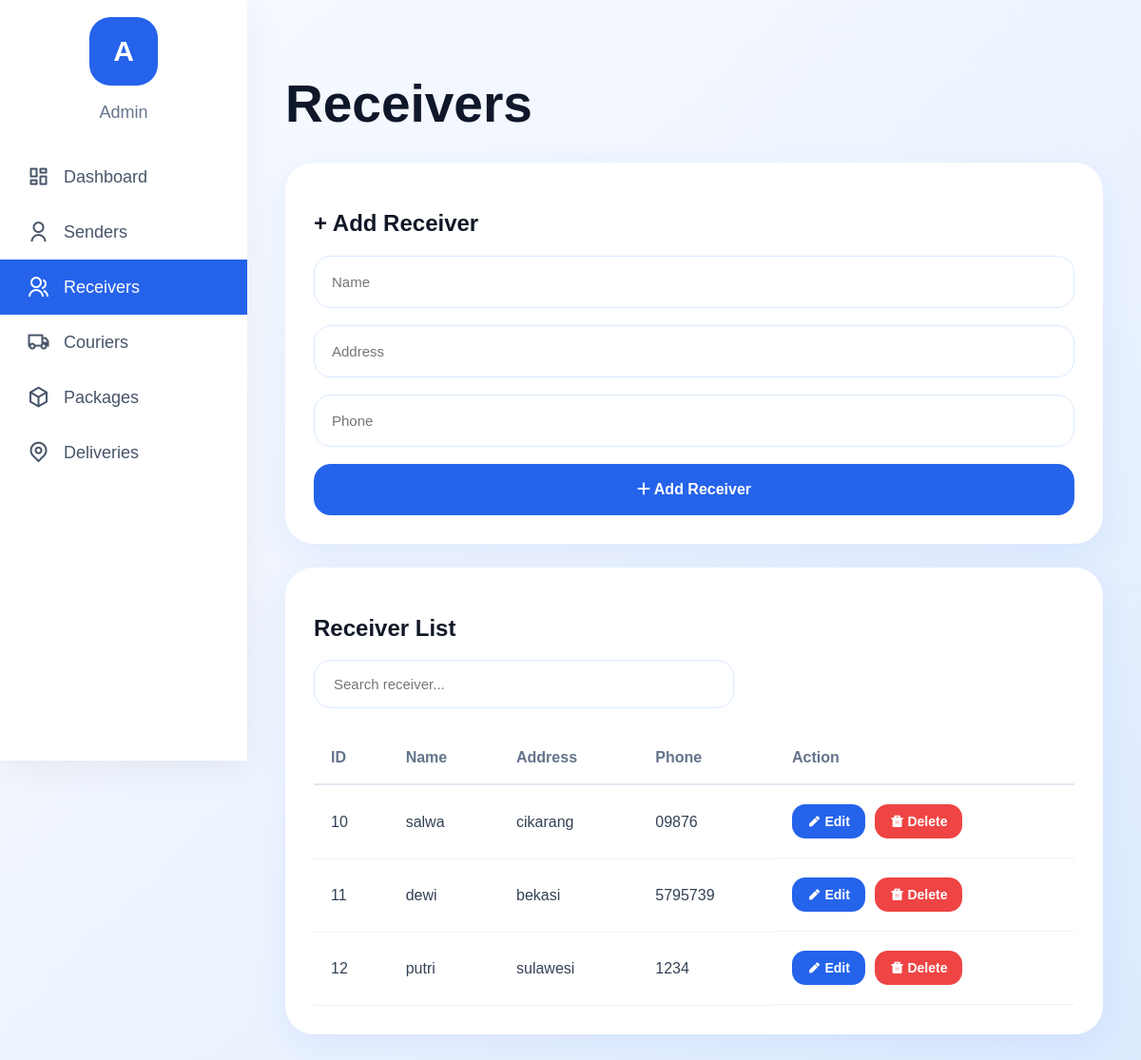
The page /receivers/index.php on the database its author committed.
### tables this page shows
CREATE TABLE `receivers` (
  `receiver_id` int(11) NOT NULL,
  `receiver_name` varchar(100) NOT NULL,
  `receiver_address` text NOT NULL,
  `receiver_phone` varchar(15) NOT NULL
);

### receivers/index.php (the view, shortened to what this page needs)
<!DOCTYPE html>
<html>
<head>
<link rel="stylesheet" href="../css/style.css">
<link rel="stylesheet" href="../css/receivers.css">
<link href="https://cdn.jsdelivr.net/npm/remixicon/fonts/remixicon.css" rel="stylesheet">
<link rel="stylesheet"
href="https://cdnjs.cloudflare.com/ajax/libs/font-awesome/6.5.1/css/all.min.css">
<link rel="stylesheet"
href="/delivery_express/css/style.css">
<link rel="stylesheet"
href="/delivery_express/css/receivers.css">
<link href="https://cdn.jsdelivr.net/npm/remixicon/fonts/remixicon.css"
rel="stylesheet">
</head>
<body>
<div class="container">
    <div class="sidebar">
        <div class="user">
            <div class="avatar">
                A
            </div>
            <p>Admin</p>
        </div>
        <a href="../dashboard.php">
            <i class="ri-dashboard-line"></i>
            <span>Dashboard</span>
        </a>
        <a href="../senders/index.php">
            <i class="ri-user-line"></i>
            <span>Senders</span>
        </a>
        <a href="index.php" class="active">
            <i class="ri-group-line"></i>
            <span>Receivers</span>
        </a>
        <a href="../couriers/index.php">
            <i class="ri-truck-line"></i>
            <span>Couriers</span>
        </a>
        <a href="../packages/index.php">
            <i class="ri-box-3-line"></i>
            <span>Packages</span>
        </a>
        <a href="../deliveries/index.php">
            <i class="ri-map-pin-line"></i>
            <span>Deliveries</span>
        </a>
    </div>
    <div class="main">
        <h1 class="title">Receivers</h1>
        <div class="receiver-box">
            <h2>+ Add Receiver</h2>
            <form method="POST" class="receiver-form">
                <input type="text"
                name="receiver_name"
                placeholder="Name"
                required>
                <input type="text"
                name="receiver_address"
                placeholder="Address"
                required>
                <input type="text"
                name="receiver_phone"
                placeholder="Phone"
                required>
            <button type="submit"
name="add"
class="modern-btn">
    <i class="fa-solid fa-plus"></i>
    Add Receiver
</button>
            </form>
        </div>
        <div class="receiver-box">
            <h2>Receiver List</h2>
            <div class="search-bar">
                <input type="text"
placeholder="Search receiver..."
id="searchInput"
onkeyup="filterTable()">
            </div>
            <table id="receiverTable">
                <tr>
                    <th>ID</th>
                    <th>Name</th>
                    <th>Address</th>
                    <th>Phone</th>
                    <th>Action</th>
                </tr>
                <?php
$query = mysqli_query($conn, "SELECT * FROM receivers");
while($row = mysqli_fetch_assoc($query)){
if(isset($_GET['edit']) && $_GET['edit'] == $row['receiver_id']){
?>
<tr>
<form method="POST">
    <td>
        <?= $row['receiver_id'] ?>
    </td>
    <td>
        <input type="text"
        name="receiver_name"
        value="<?= $row['receiver_name'] ?>">
    </td>
    <td>
        <input type="text"
        name="receiver_address"
        value="<?= $row['receiver_address'] ?>">
    </td>
    <td>
        <input type="text"
        name="receiver_phone"
        value="<?= $row['receiver_phone'] ?>">
    </td>
    <td class="action-buttons">
        <input type="hidden"
        name="receiver_id"
        value="<?= $row['receiver_id'] ?>">
        <button type="submit"
        name="update"
        class="btn-edit">
            Save
        </button>
        <a href="index.php"
        class="btn-delete">
            Cancel
        </a>
    </td>
</form>
</tr>
<?php
} else {
?>
<tr>
    <td><?= $row['receiver_id'] ?></td>
    <td><?= $row['receiver_name'] ?></td>
    <td><?= $row['receiver_address'] ?></td>
    <td><?= $row['receiver_phone'] ?></td>
    <td class="action-buttons">
       <a href="?edit=<?= $row['receiver_id'] ?>"
        class="btn-edit">
    <i class="ri-pencil-fill"></i>
        Edit
</a>
        <a href="?delete=<?= $row['receiver_id'] ?>"
        class="btn-delete"
        onclick="return confirm('Delete this receiver?')">
    <i class="ri-delete-bin-fill"></i>
    Delete
</a>
    </td>
</tr>
<?php
}
}
?>
            </table>
        </div>
    </div>
</div>
</body>
</html>

### css/style.css (style rules this page uses)
body { margin: 0; font-family: 'Poppins', sans-serif; background: #f4f7ff; color: #111827; }
.container { display: flex; padding: 0; gap: 0; }
.sidebar { width: 260px; background: white; border-radius: 0; padding: 18px 0; height: 100vh; position: fixed; top: 0; left: 0; display: flex; flex-direction: column; box-shadow: 0 10px 40px rgba(0,0,0,0.06); box-sizing: border-box; }
.user { text-align: center; margin-bottom: 10px; padding: 0 18px; }
.avatar { width: 72px; height: 72px; background: #2563eb; border-radius: 22px; margin: 0 auto 12px; display: flex; align-items: center; justify-content: center; font-size: 30px; font-weight: 700; color: white; }
.user p { color: #64748b; font-size: 18px; font-weight: 500; }
.sidebar a { display: flex; align-items: center; gap: 14px; width: 100%; padding: 16px 28px; text-decoration: none; color: #475569; font-size: 18px; font-weight: 500; box-sizing: border-box; transition: 0.2s; }
.sidebar a i { font-size: 24px; flex-shrink: 0; }
.sidebar a.active { background: #2563eb; color: white; }
.main { margin-left: 260px; width: calc(100% - 260px); padding: 32px 36px; min-height: 100vh; box-sizing: border-box; }

### css/receivers.css (style rules this page uses)
body { margin: 0; font-family: 'Poppins', sans-serif; background: linear-gradient(135deg, #f8fbff, #eef4ff, #dbeafe); min-height: 100vh; }
.main { margin-left: 260px; width: calc(100% - 260px); padding: 40px; box-sizing: border-box; }
.title { font-size: 55px; color: #0f172a; margin-bottom: 30px; }
.search-bar { margin-bottom: 25px; }
.search-bar input { width: 100%; max-width: 400px; padding: 16px 20px; border-radius: 18px; border: 1px solid #dbeafe; outline: none; font-size: 15px; background: white; }
.receiver-box { background: white; border-radius: 30px; padding: 30px; margin-bottom: 25px; box-shadow: 0 10px 35px rgba(37,99,235,0.08); }
.receiver-form { display: flex; flex-direction: column; gap: 18px; }
.receiver-form input { padding: 18px; border-radius: 18px; border: 1px solid #dbeafe; font-size: 15px; outline: none; }
.receiver-form button { background: #2563eb; color: white; border: none; padding: 18px; border-radius: 18px; font-size: 16px; font-weight: 600; cursor: pointer; transition: 0.3s; }
table { width: 100%; border-collapse: collapse; margin-top: 15px; }
th { text-align: left; padding: 18px; color: #64748b; border-bottom: 2px solid #e2e8f0; }
td { padding: 20px 18px; border-bottom: 1px solid #edf2f7; color: #334155; }
.action-buttons { display: flex; gap: 10px; }
.btn-edit, .btn-delete { padding: 10px 16px; border-radius: 14px; text-decoration: none; color: white; font-size: 14px; font-weight: 600; border: none; cursor: pointer; }
.btn-edit { background: #2563eb; }
.btn-delete { background: #ef4444; }

### rows shown on the page
receivers: receiver_id "10", receiver_name "salwa", receiver_address "cikarang", receiver_phone "09876"
receivers: receiver_id "11", receiver_name "dewi", receiver_address "bekasi", receiver_phone "5795739"
receivers: receiver_id "12", receiver_name "putri", receiver_address "sulawesi", receiver_phone "1234"
